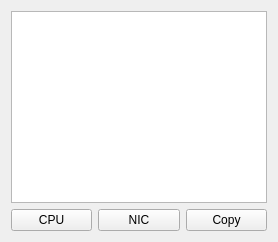
      <widget class="QWidget" name="info">
       <attribute name="title">
        <string>Info</string>
       </attribute>
       <layout class="QGridLayout" name="gridLayout_52">
        <item row="1" column="1">
         <widget class="QPushButton" name="nicPB">
          <property name="toolTip">
           <string>&lt;html&gt;&lt;head/&gt;&lt;body&gt;&lt;p&gt;Network Interface Card&lt;/p&gt;&lt;/body&gt;&lt;/html&gt;</string>
          </property>
          <property name="text">
           <string>NIC</string>
          </property>
         </widget>
        </item>
        <item row="1" column="0">
         <widget class="QPushButton" name="cpuPB">
          <property name="toolTip">
           <string>Central Processing Unit</string>
          </property>
          <property name="text">
           <string>CPU</string>
          </property>
         </widget>
        </item>
        <item row="1" column="2">
         <widget class="QPushButton" name="copyInfoPB">
          <property name="text">
           <string>Copy</string>
          </property>
         </widget>
        </item>
        <item row="0" column="0" colspan="3">
         <widget class="QPlainTextEdit" name="infoPTE">
          <property name="enabled">
           <bool>true</bool>
          </property>
          <property name="font">
           <font>
            <family>Courier</family>
           </font>
          </property>
          <property name="textInteractionFlags">
           <set>Qt::TextSelectableByKeyboard|Qt::TextSelectableByMouse</set>
          </property>
         </widget>
        </item>
       </layout>
      </widget>
